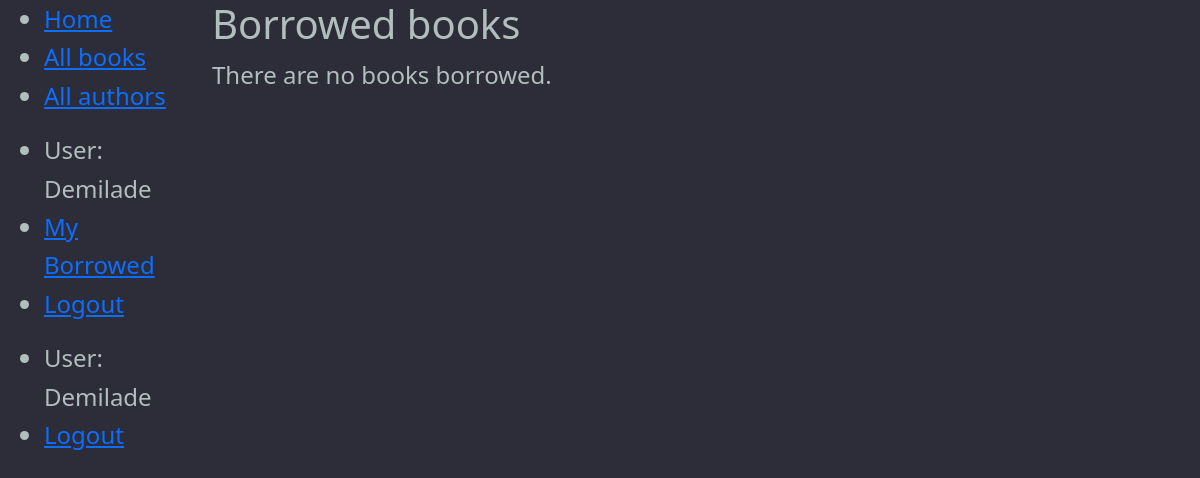
/mybooks/ (signed in), run on an earlier commit of the app's database.
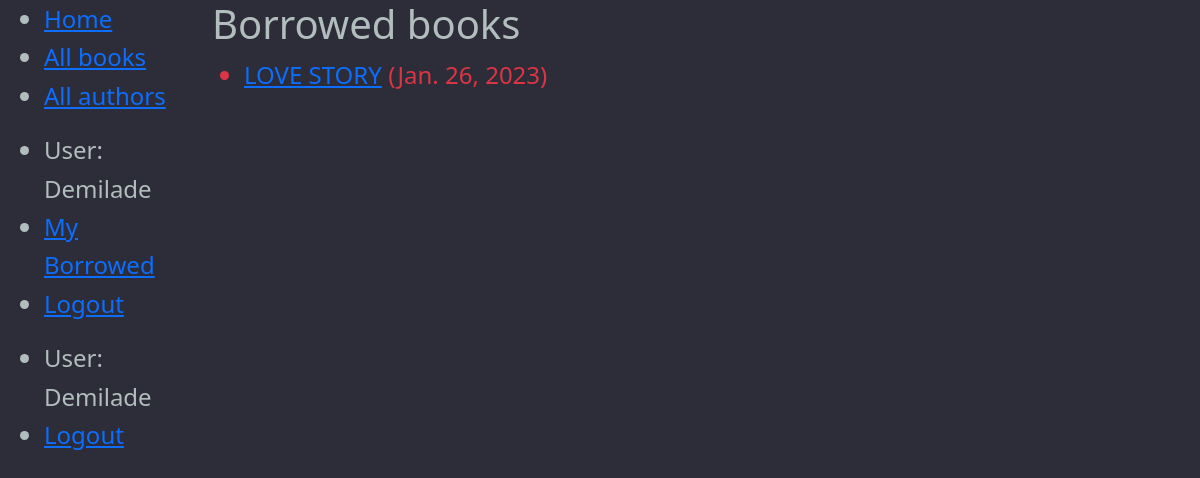
And on a later commit of the database.
### catalogue/models.py (models this page shows, shortened)
class BookInstance(models.Model):
    id = models.UUIDField(primary_key=True, default=uuid.uuid4,
                          help_text='Unique ID for this particular book across whole library')
    book = models.ForeignKey('Book', on_delete=models.RESTRICT, null=True)
    imprint = models.CharField(max_length=200)
    due_back = models.DateField(null=True, blank=True)
    borrower = models.ForeignKey(User, on_delete=models.SET_NULL, null=True, blank=True)
    LOAN_STATUS = (
        ('m', 'Maintenance'),
        ('o', 'On loan'),
        ('a', 'Available'),
        ('r', 'Reserved'),
    )
    status = models.CharField(
        max_length=1,
        choices=LOAN_STATUS,
        blank=True,
        default='m',
        help_text='Book availability',
    )
    @property
    def is_overdue(self):
        return bool(self.due_back and date.today() > self.due_back)
    class Meta:
        ordering = ['due_back']
        permissions = (("can_mark_returned", "Set book as returned"),)

class Book(models.Model):
    title = models.CharField(max_length=200)
    author = models.ForeignKey('Author', on_delete=models.SET_NULL, null=True)
    summary = models.TextField(max_length=1000, help_text='Enter a brief description of the book')
    isbn = models.CharField('ISBN', max_length=13, unique=True,
                            help_text='13 Character <a href="https://www.isbn-international.org/content/what-isbn">ISBN number</a>')
    genre = models.ManyToManyField(Genre, help_text='Select a genre for this book')
    def display_genre(self):
        """Create a string for the Genre. This is required to display genre in Admin."""
        return ', '.join(genre.name for genre in self.genre.all()[:3])
    display_genre.short_description = 'Genre'

### catalogue/views.py (the view)
# urls.py: path('mybooks/', views.LoanedBooksByUserListView.as_view(), name='my-borrowed'),
class LoanedBooksByUserListView(LoginRequiredMixin, generic.ListView):
    model = BookInstance
    template_name = 'catalogue/bookinstance_list_borrowed_user.html'
    paginate_by = 10
    def get_queryset(self):
        model = BookInstance
        return BookInstance.objects.filter(borrower=self.request.user).filter(status__exact='o').order_by('due_back')

### catalogue/templates/catalogue/bookinstance_list_borrowed_user.html
{% extends "base_generic.html" %}
{% block content %}
    <h1>Borrowed books</h1>
    {% if bookinstance_list %}
    <ul>
      {% for bookinst in bookinstance_list %}
      <li class="{% if bookinst.is_overdue %}text-danger{% endif %}">
        <a href="{% url 'book-detail' bookinst.book.pk %}">{{ bookinst.book.title }}</a> ({{ bookinst.due_back }})
      </li>
      {% endfor %}
    </ul>
    {% else %}
      <p>There are no books borrowed.</p>
    {% endif %}
{% endblock %}

What changed in the data, as far as the page shows it:
added BookInstance: book "LOVE STORY", due_back "Jan. 26, 2023"
Also different on the page:
text no longer shown: "There are no books borrowed."
